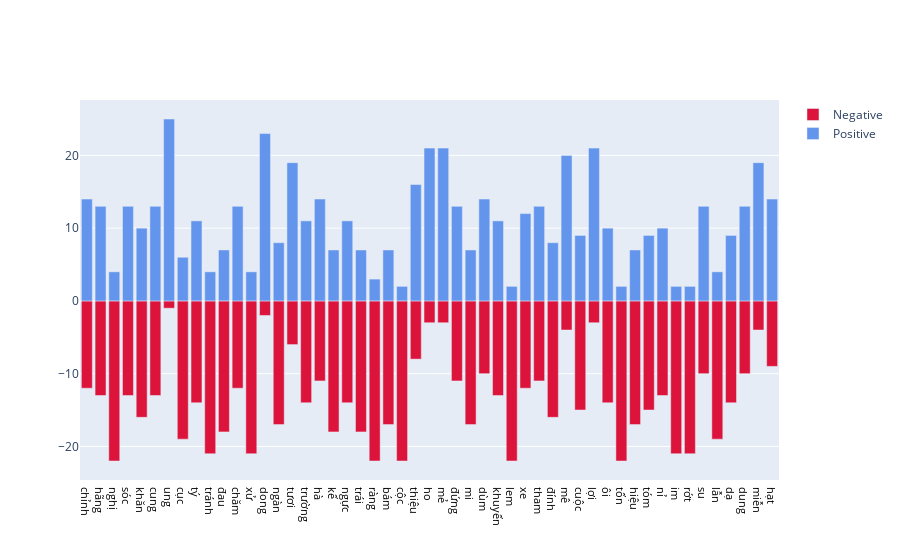

Notebook cell for this chart:
### Code cell
Detective.barplotTwoDirections(inter_words.loc[800:850, :])

### Figure 1 — Plotly figure (JSON) as saved in the notebook; plotly's stock layout.template omitted (floating-point values rounded to 4 significant figures)
{"data": [{"marker": {"color": "crimson"}, "name": "Negative", "type": "bar", "x": ["chỉnh", "hãng", "nghị", "sóc", "khăn", "cung", "ung", "cục", "tý", "tránh", "đau", "chăm", "xử", "dong", "ngàn", "tươi", "trường", "hà", "kế", "ngực", "trái", "ràng", "bám", "cộc", "thiệu", "ho", "mẻ", "đứng", "mi", "dùm", "khuyến", "lem", "xe", "tham", "đính", "mê", "cuộc", "lợi", "ôi", "tốn", "hiệu", "tóm", "nỉ", "im", "rớt", "su", "lẫn", "dạ", "dung", "miễn", "hạt"], "y": [-12, -13, -22, -13, -16, -13, -1, -19, -14, -21, -18, -12, -21, -2, -17, -6, -14, -11, -18, -14, -18, -22, -17, -22, -8, -3, -3, -11, -17, -10, -13, -22, -12, -11, -16, -4, -15, -3, -14, -22, -17, -15, -13, -21, -21, -10, -19, -14, -10, -4, -9]}, {"marker": {"color": "cornflowerblue"}, "name": "Positive", "type": "bar", "x": ["chỉnh", "hãng", "nghị", "sóc", "khăn", "cung", "ung", "cục", "tý", "tránh", "đau", "chăm", "xử", "dong", "ngàn", "tươi", "trường", "hà", "kế", "ngực", "trái", "ràng", "bám", "cộc", "thiệu", "ho", "mẻ", "đứng", "mi", "dùm", "khuyến", "lem", "xe", "tham", "đính", "mê", "cuộc", "lợi", "ôi", "tốn", "hiệu", "tóm", "nỉ", "im", "rớt", "su", "lẫn", "dạ", "dung", "miễn", "hạt"], "y": [14, 13, 4, 13, 10, 13, 25, 6, 11, 4, 7, 13, 4, 23, 8, 19, 11, 14, 7, 11, 7, 3, 7, 2, 16, 21, 21, 13, 7, 14, 11, 2, 12, 13, 8, 20, 9, 21, 10, 2, 7, 9, 10, 2, 2, 13, 4, 9, 13, 19, 14]}], "layout": {"autosize": true, "barmode": "relative", "xaxis": {"autorange": true, "range": [-0.5, 50.5], "tickfont": {"color": "black", "size": 11}, "type": "category"}, "yaxis": {"autorange": true, "range": [-24.61, 27.61], "type": "linear"}}}
